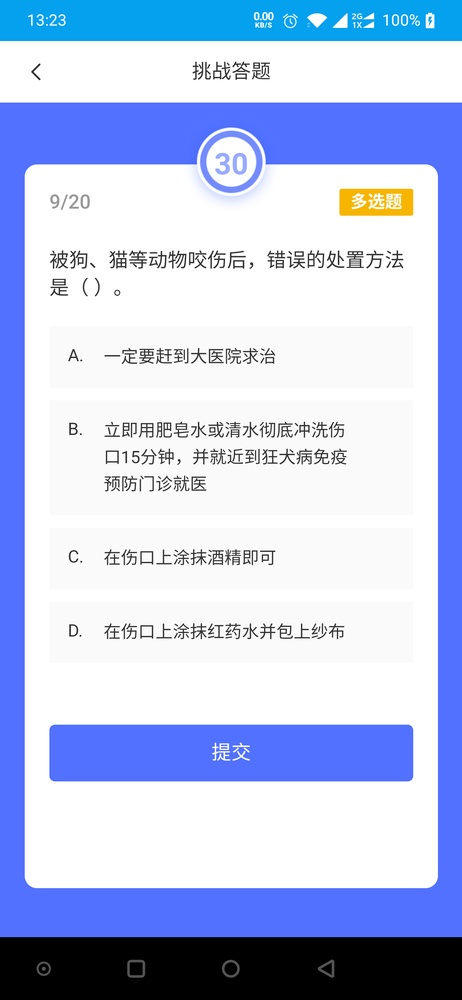
#> input picture screenshot/screenshot_temp.jpg, 462 x 1000 px, shrunk from 1440 x 3120 before the run, found by its file name
$ python Tools.py
#> lines starting #> are read from the running program, lines starting #| are printed output that depends on the picture
import os
import sys
import time
from PIL import Image
##
#工具性文件
##

class GearADB(object):
    """docstring for GearADB"""
    def __init__(self):
        self.screenshot_path = os.getcwd() + '/screenshot'

    def push(self, string):
        os.popen(string)

    def screenshot(self, sleep=5):
#> called with sleep = 5
        print('正在开始截图.')

        while True:
            try:
                self.push("adb shell screencap -p /data/local/tmp/tmp.jpg")

                # 如不存在，新建文件夹
                if not os.path.isdir(self.screenshot_path):
                    os.makedirs(self.screenshot_path)

                time.sleep(sleep)
                os.popen("adb pull /data/local/tmp/tmp.jpg " + os.path.abspath(self.screenshot_path + "/screenshot_temp.jpg"))

                time.sleep(2)
                os.popen("adb shell rm /data/local/tmp/tmp.jpg")
                print('截图完成.')

                img = Image.open(r"screenshot\screenshot_temp.jpg").convert('L')
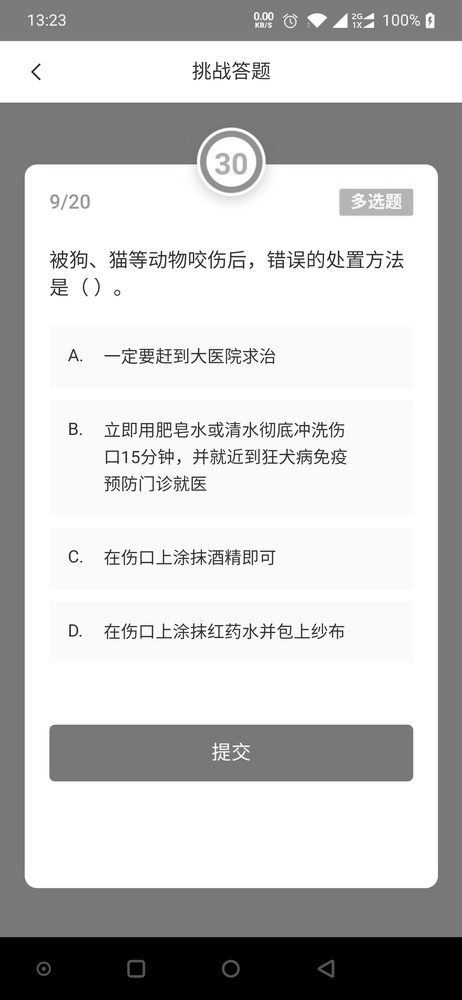
#> img: PIL image 462x1000 L; min 0, max 255, mean 197.7
                return img
            except:
                sleep += 1

    def tap(self, position, sleep=1):
        x = position[0]
        y = position[1]
        print(f'正在点击坐标 ({x},{y})')
        self.push(f'adb shell input tap {x} {y}')
        time.sleep(1)


    def dump_device_info(self):
        """
        显示设备信息
        """
        size_str = os.popen('adb shell wm size').read()
        device_str = os.popen('adb shell getprop ro.product.device').read()
        phone_os_str = os.popen('adb shell getprop ro.build.version.release').read()
        density_str = os.popen('adb shell wm density').read()
        print("""**********
            Screen: {size}
            Density: {dpi}
            Device: {device}
            Phone OS: {phone_os}
            Host OS: {host_os}
            Python: {python}
            **********""".format(
            size=size_str.strip(),
            dpi=density_str.strip(),
            device=device_str.strip(),
            phone_os=phone_os_str.strip(),
            host_os=sys.platform,
            python=sys.version
        ))


if __name__ == '__main__':
    adb = GearADB()
    adb.screenshot()
